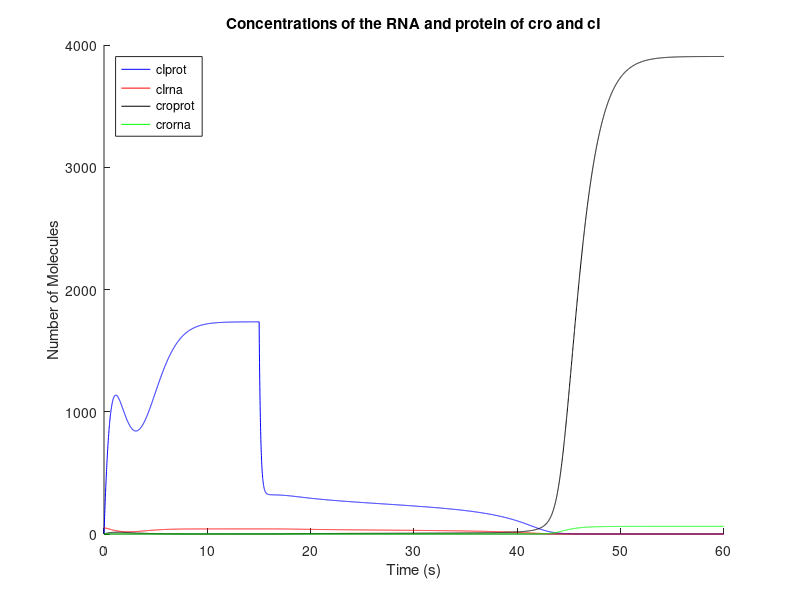

MATLAB code to generate this figure:
XcIrna = 1.2; %s^-1
XcIprot = XcIrna;
Xcrorna = 0.8; %s^-1
Xcroprot = Xcrorna;
WcI = 50; %s^-1
mucI = WcI;
Wcro = WcI;
mucro = WcI;
KcIhalf = 10; %mol/cell s^-1
Kcrohalf = KcIhalf;

timestep = 0.01; %s
time = 60; %s do 60 for part 4
numsteps = time/timestep; 
t = zeros(numsteps,1);
cIprot = zeros(numsteps,1);
cIrna = zeros(numsteps,1);
croprot = zeros(numsteps,1);
crorna = zeros(numsteps,1);
cIprot(1) = 0; %Molecule
cIrna(1) = 50; %Molecules
croprot(1) = 0; %Molecules
crorna(1) = 0; %Molecules

for i = (1:numsteps-1)
    if (t(i) > 15)
        XcIprot=6.5; %6.5
    end
    dcIprot_dt = (WcI * cIrna(i)) - (XcIprot * cIprot(i));
    dcIrna_dt = (mucI * (1 - (((croprot(i))^2)/((Kcrohalf^2)+((croprot(i))^2))))-(XcIrna*cIrna(i)));
    dcroprot_dt = (Wcro*crorna(i))-(Xcroprot*croprot(i));
    dcrorna_dt = (mucro * (1 - (((cIprot(i))^2)/((KcIhalf^2)+((cIprot(i))^2))))-(Xcrorna*crorna(i)));
    cIprot(i+1) = cIprot(i) + dcIprot_dt*timestep;
    cIrna(i+1) = cIrna(i) + dcIrna_dt*timestep;
    croprot(i+1) = croprot(i) + dcroprot_dt*timestep;
    crorna(i+1) = crorna(i) + dcrorna_dt*timestep;
    t(i+1) = t(i) + timestep;
end

hold on;
plot(t,cIprot,'b-'); 
plot(t,cIrna,'r-');
plot(t,croprot,'k-');
plot(t,crorna,'g-');
hold off;
legend({'cIprot','cIrna','croprot','crorna'},'location','northwest');
xlabel('Time (s)');
ylabel('Number of Molecules');
title('Concentrations of the RNA and protein of cro and cI');







